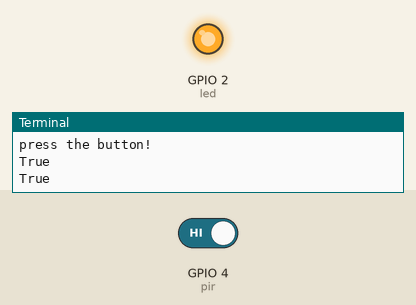
A program run on a simulated Raspberry Pi (BCM pin numbers). Parts: output pins drawn as LEDs (lit = HIGH), the last lines printed to the terminal. The inputs (shaded band) are chosen by the test bench; at power-on: GPIO 4 (pir) HIGH.

Above: at 1.2 s.
1.3 s: GPIO 4 (pir) driven LOW
At 2.9 s:
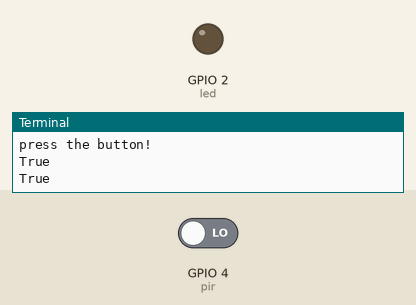
3.5 s: GPIO 4 (pir) driven HIGH
At 4.4 s:
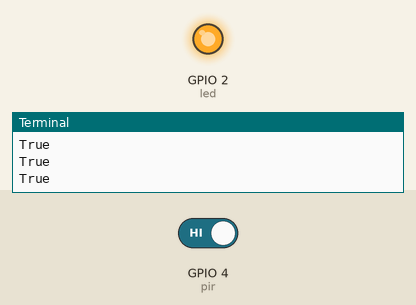
Timing chart, 0 to 6.5 s (numbered marks = the images above; inputs shaded):
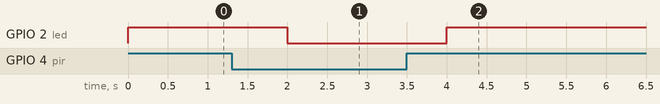

The program:

digitalio_button.py
```python
import time
import board
import digitalio

print("press the button!")

led = digitalio.DigitalInOut(board.D2)
led.direction = digitalio.Direction.OUTPUT

pir = digitalio.DigitalInOut(board.D4)
pir.direction = digitalio.Direction.INPUT
pir.pull = digitalio.Pull.UP

while True:
    led.value = pir.value # light when button is pressed!
    if pir.value == True:
        print(pir.value)
    time.sleep(1)
```

Measured:
- after the input at 1.3 s, GPIO 2 (led): HIGH → LOW after 0.70 s
- after the input at 3.5 s, GPIO 2 (led): LOW → HIGH after 0.50 s
